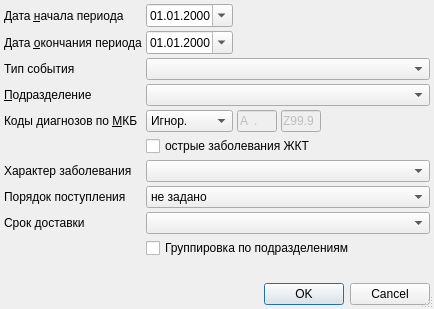
<?xml version="1.0" encoding="UTF-8"?>
<ui version="4.0">
 <class>AnaliticReportsGeneralInfoSurgeryDialog</class>
 <widget class="QDialog" name="AnaliticReportsGeneralInfoSurgeryDialog">
  <property name="windowModality">
   <enum>Qt::ApplicationModal</enum>
  </property>
  <property name="geometry">
   <rect>
    <x>0</x>
    <y>0</y>
    <width>434</width>
    <height>309</height>
   </rect>
  </property>
  <property name="windowTitle">
   <string>параметры отчёта</string>
  </property>
  <property name="sizeGripEnabled">
   <bool>true</bool>
  </property>
  <layout class="QGridLayout" name="gridLayout">
   <property name="margin">
    <number>4</number>
   </property>
   <property name="spacing">
    <number>4</number>
   </property>
   <item row="9" column="1" colspan="4">
    <widget class="QCheckBox" name="chkIsGroupingOS">
     <property name="text">
      <string>Группировка по подразделениям</string>
     </property>
    </widget>
   </item>
   <item row="4" column="0">
    <widget class="QLabel" name="lblMKB">
     <property name="text">
      <string>Коды диагнозов по &amp;МКБ</string>
     </property>
     <property name="buddy">
      <cstring>cmbMKBFilter</cstring>
     </property>
    </widget>
   </item>
   <item row="0" column="0">
    <widget class="QLabel" name="lblBegDate">
     <property name="text">
      <string>Дата &amp;начала периода</string>
     </property>
     <property name="buddy">
      <cstring>edtBegDate</cstring>
     </property>
    </widget>
   </item>
   <item row="6" column="0">
    <widget class="QLabel" name="lblDiseaseCharacter">
     <property name="text">
      <string>Характер заболевания</string>
     </property>
    </widget>
   </item>
   <item row="4" column="2">
    <widget class="CICDCodeEdit" name="edtMKBFrom">
     <property name="enabled">
      <bool>false</bool>
     </property>
     <property name="sizePolicy">
      <sizepolicy hsizetype="Fixed" vsizetype="Fixed">
       <horstretch>0</horstretch>
       <verstretch>0</verstretch>
      </sizepolicy>
     </property>
     <property name="maximumSize">
      <size>
       <width>40</width>
       <height>16777215</height>
      </size>
     </property>
     <property name="inputMask">
      <string>a00.00; </string>
     </property>
     <property name="text">
      <string>A.</string>
     </property>
     <property name="maxLength">
      <number>6</number>
     </property>
    </widget>
   </item>
   <item row="12" column="0" colspan="5">
    <widget class="QDialogButtonBox" name="buttonBox">
     <property name="orientation">
      <enum>Qt::Horizontal</enum>
     </property>
     <property name="standardButtons">
      <set>QDialogButtonBox::Cancel|QDialogButtonBox::Ok</set>
     </property>
    </widget>
   </item>
   <item row="4" column="3">
    <widget class="CICDCodeEdit" name="edtMKBTo">
     <property name="enabled">
      <bool>false</bool>
     </property>
     <property name="sizePolicy">
      <sizepolicy hsizetype="Fixed" vsizetype="Fixed">
       <horstretch>0</horstretch>
       <verstretch>0</verstretch>
      </sizepolicy>
     </property>
     <property name="maximumSize">
      <size>
       <width>40</width>
       <height>16777215</height>
      </size>
     </property>
     <property name="inputMask">
      <string>a00.00; </string>
     </property>
     <property name="text">
      <string>Z99.9</string>
     </property>
     <property name="maxLength">
      <number>6</number>
     </property>
    </widget>
   </item>
   <item row="3" column="1" colspan="4">
    <widget class="COrgStructureComboBox" name="cmbOrgStructure"/>
   </item>
   <item row="3" column="0">
    <widget class="QLabel" name="lblOrgStructure">
     <property name="text">
      <string>&amp;Подразделение</string>
     </property>
     <property name="buddy">
      <cstring>cmbOrgStructure</cstring>
     </property>
    </widget>
   </item>
   <item row="0" column="1">
    <widget class="CDateEdit" name="edtBegDate">
     <property name="sizePolicy">
      <sizepolicy hsizetype="Maximum" vsizetype="Fixed">
       <horstretch>0</horstretch>
       <verstretch>0</verstretch>
      </sizepolicy>
     </property>
     <property name="displayFormat">
      <string>dd.MM.yyyy</string>
     </property>
     <property name="calendarPopup">
      <bool>true</bool>
     </property>
    </widget>
   </item>
   <item row="1" column="0">
    <widget class="QLabel" name="lblEndDate">
     <property name="text">
      <string>Дата &amp;окончания периода</string>
     </property>
     <property name="buddy">
      <cstring>edtEndDate</cstring>
     </property>
    </widget>
   </item>
   <item row="4" column="1">
    <widget class="QComboBox" name="cmbMKBFilter">
     <item>
      <property name="text">
       <string>Игнор.</string>
      </property>
     </item>
     <item>
      <property name="text">
       <string>Интервал</string>
      </property>
     </item>
    </widget>
   </item>
   <item row="4" column="4">
    <spacer name="horizontalSpacer">
     <property name="orientation">
      <enum>Qt::Horizontal</enum>
     </property>
     <property name="sizeHint" stdset="0">
      <size>
       <width>109</width>
       <height>20</height>
      </size>
     </property>
    </spacer>
   </item>
   <item row="1" column="1">
    <widget class="CDateEdit" name="edtEndDate">
     <property name="sizePolicy">
      <sizepolicy hsizetype="Maximum" vsizetype="Fixed">
       <horstretch>0</horstretch>
       <verstretch>0</verstretch>
      </sizepolicy>
     </property>
     <property name="displayFormat">
      <string>dd.MM.yyyy</string>
     </property>
     <property name="calendarPopup">
      <bool>true</bool>
     </property>
    </widget>
   </item>
   <item row="8" column="1" colspan="4">
    <widget class="CStrComboBox" name="cmbTimeDeliver"/>
   </item>
   <item row="0" column="2" colspan="3">
    <spacer>
     <property name="orientation">
      <enum>Qt::Horizontal</enum>
     </property>
     <property name="sizeHint" stdset="0">
      <size>
       <width>91</width>
       <height>20</height>
      </size>
     </property>
    </spacer>
   </item>
   <item row="2" column="1" colspan="4">
    <widget class="CRBComboBox" name="cmbEventType"/>
   </item>
   <item row="7" column="1" colspan="4">
    <widget class="QComboBox" name="cmbOrder">
     <item>
      <property name="text">
       <string>не задано</string>
      </property>
     </item>
     <item>
      <property name="text">
       <string>плановый</string>
      </property>
     </item>
     <item>
      <property name="text">
       <string>экстренный</string>
      </property>
     </item>
     <item>
      <property name="text">
       <string>самотёком</string>
      </property>
     </item>
     <item>
      <property name="text">
       <string>принудительный</string>
      </property>
     </item>
     <item>
      <property name="text">
       <string>внутренний перевод</string>
      </property>
     </item>
     <item>
      <property name="text">
       <string>неотложная</string>
      </property>
     </item>
    </widget>
   </item>
   <item row="2" column="0">
    <widget class="QLabel" name="lblEventType">
     <property name="text">
      <string>Тип события</string>
     </property>
    </widget>
   </item>
   <item row="1" column="2" colspan="3">
    <spacer>
     <property name="orientation">
      <enum>Qt::Horizontal</enum>
     </property>
     <property name="sizeHint" stdset="0">
      <size>
       <width>91</width>
       <height>20</height>
      </size>
     </property>
    </spacer>
   </item>
   <item row="10" column="0" colspan="2">
    <spacer>
     <property name="orientation">
      <enum>Qt::Vertical</enum>
     </property>
     <property name="sizeHint" stdset="0">
      <size>
       <width>129</width>
       <height>20</height>
      </size>
     </property>
    </spacer>
   </item>
   <item row="7" column="0">
    <widget class="QLabel" name="lblOrder">
     <property name="text">
      <string>Порядок поступления</string>
     </property>
    </widget>
   </item>
   <item row="6" column="1" colspan="4">
    <widget class="CRBComboBox" name="cmbDiseaseCharacter"/>
   </item>
   <item row="8" column="0">
    <widget class="QLabel" name="lblTimeDeliver">
     <property name="text">
      <string>Срок доставки</string>
     </property>
    </widget>
   </item>
   <item row="5" column="1" colspan="4">
    <widget class="QCheckBox" name="chkAdditionalMKB">
     <property name="text">
      <string>острые заболевания ЖКТ</string>
     </property>
    </widget>
   </item>
  </layout>
 </widget>
 <customwidgets>
  <customwidget>
   <class>COrgStructureComboBox</class>
   <extends>QComboBox</extends>
   <header>Orgs/OrgStructComboBoxes.h</header>
  </customwidget>
  <customwidget>
   <class>CRBComboBox</class>
   <extends>QComboBox</extends>
   <header>library/crbcombobox.h</header>
  </customwidget>
  <customwidget>
   <class>CDateEdit</class>
   <extends>QDateEdit</extends>
   <header>library/DateEdit</header>
  </customwidget>
  <customwidget>
   <class>CICDCodeEdit</class>
   <extends>QLineEdit</extends>
   <header>library/ICDCodeEdit.h</header>
  </customwidget>
  <customwidget>
   <class>CStrComboBox</class>
   <extends>QComboBox</extends>
   <header>library/StrComboBox.h</header>
  </customwidget>
 </customwidgets>
 <tabstops>
  <tabstop>edtBegDate</tabstop>
  <tabstop>edtEndDate</tabstop>
  <tabstop>cmbEventType</tabstop>
  <tabstop>cmbOrgStructure</tabstop>
  <tabstop>cmbMKBFilter</tabstop>
  <tabstop>edtMKBFrom</tabstop>
  <tabstop>edtMKBTo</tabstop>
  <tabstop>chkAdditionalMKB</tabstop>
  <tabstop>cmbDiseaseCharacter</tabstop>
  <tabstop>cmbOrder</tabstop>
  <tabstop>cmbTimeDeliver</tabstop>
  <tabstop>chkIsGroupingOS</tabstop>
  <tabstop>buttonBox</tabstop>
 </tabstops>
 <resources/>
 <connections>
  <connection>
   <sender>buttonBox</sender>
   <signal>accepted()</signal>
   <receiver>AnaliticReportsGeneralInfoSurgeryDialog</receiver>
   <slot>accept()</slot>
   <hints>
    <hint type="sourcelabel">
     <x>112</x>
     <y>177</y>
    </hint>
    <hint type="destinationlabel">
     <x>102</x>
     <y>90</y>
    </hint>
   </hints>
  </connection>
  <connection>
   <sender>buttonBox</sender>
   <signal>rejected()</signal>
   <receiver>AnaliticReportsGeneralInfoSurgeryDialog</receiver>
   <slot>reject()</slot>
   <hints>
    <hint type="sourcelabel">
     <x>225</x>
     <y>177</y>
    </hint>
    <hint type="destinationlabel">
     <x>236</x>
     <y>76</y>
    </hint>
   </hints>
  </connection>
 </connections>
</ui>
